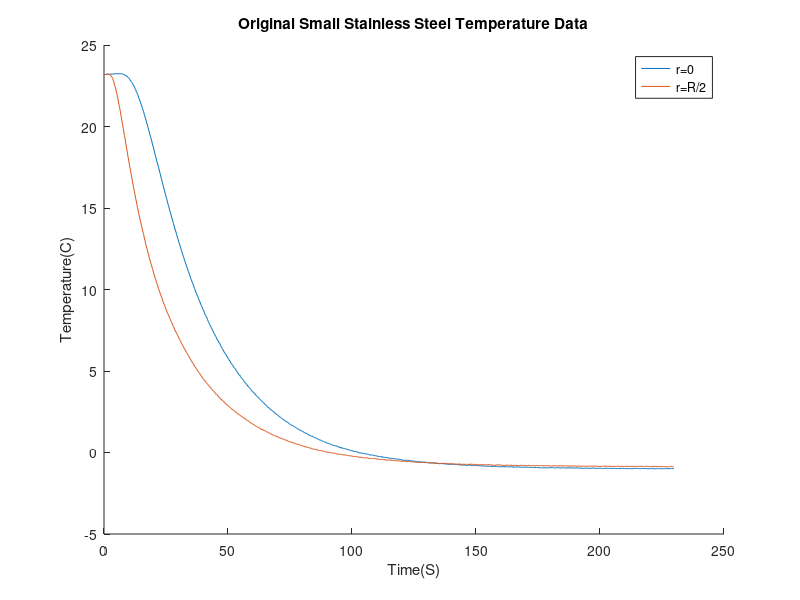
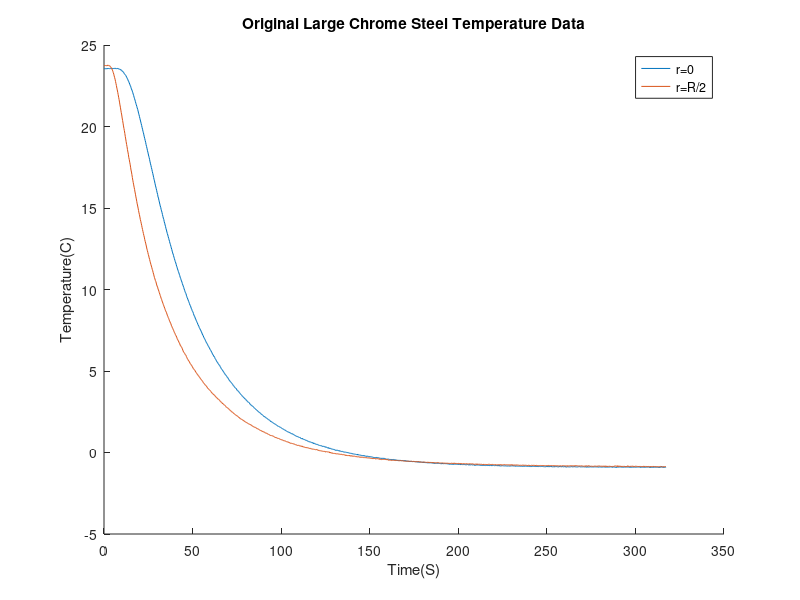
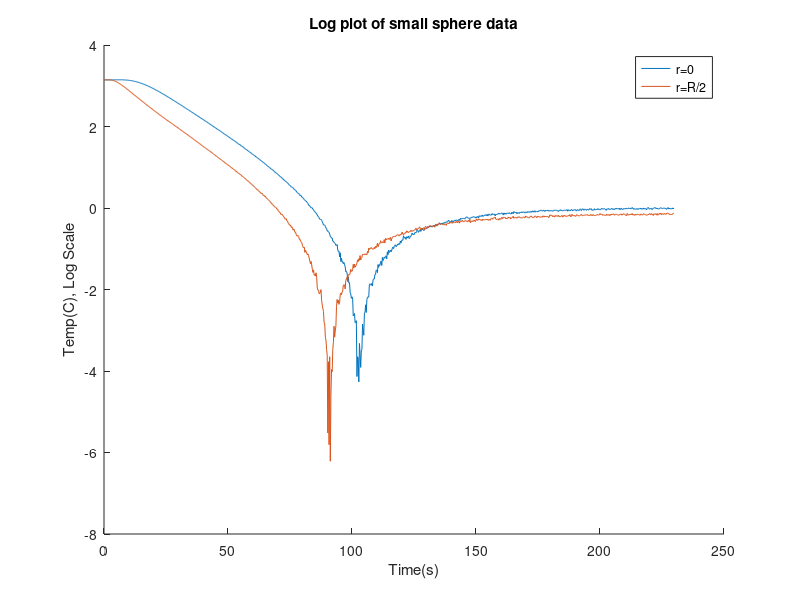
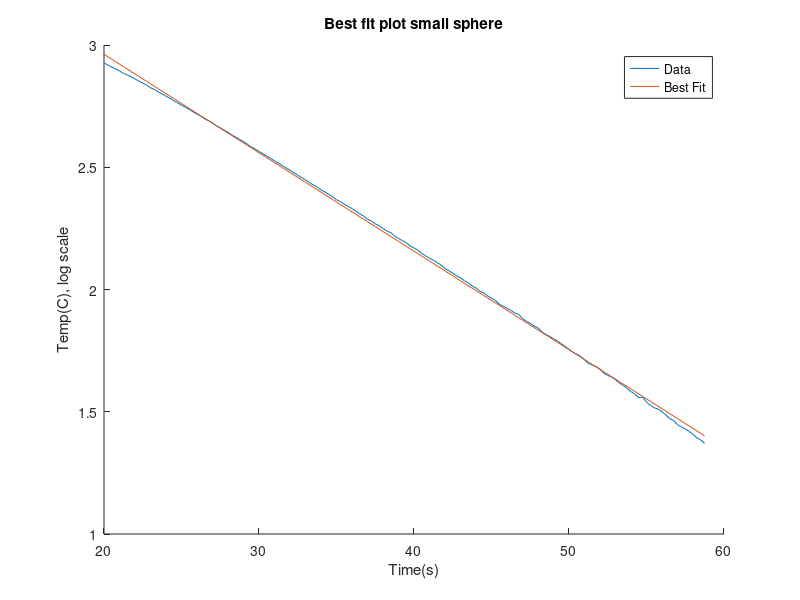

Here is the MATLAB script that generated these plots, in order:
%Cooling Sphere Fourier Project
%Author: Sage Herrin
%Created: 12/3/2018
%Modified: 12/3/2018

clear all; close all; clc
ice_bath_large_data = load('Ice_bath_large.txt');
ice_bath_small_data = load('Ice_bath_small.txt');
LN2_bath_small = load('LN2_bath_small.txt');
%Small stainless steel sphere
t = ice_bath_small_data(:,1);
alt_temp_data_small_bath = ice_bath_small_data(:,[2 3]);
alt_temp_data_small_bath = log(alt_temp_data_small_bath);

figure(1)
hold on
plot(ice_bath_small_data(:,1),ice_bath_small_data(:,2))
plot(ice_bath_small_data(:,1),ice_bath_small_data(:,3))
title('Original Small Stainless Steel Temperature Data')
xlabel('Time(S)')
ylabel('Temperature(C)')
legend('r=0','r=R/2')

figure(2)
hold on
plot(ice_bath_large_data(:,1),ice_bath_large_data(:,2))
plot(ice_bath_large_data(:,1),ice_bath_large_data(:,3))
title('Original Large Chrome Steel Temperature Data')
xlabel('Time(S)')
ylabel('Temperature(C)')
legend('r=0','r=R/2')

figure(3)
hold on
plot(t,alt_temp_data_small_bath(:,1))
plot(t,alt_temp_data_small_bath(:,2))
title('Log plot of small sphere data')
xlabel('Time(s)')
ylabel('Temp(C), Log Scale')
legend('r=0','r=R/2')
% plot(t,ice_bath_large_data(:,2))
% plot(t,ice_bath_large_data(:,3))

%Looking at linear sections of interest, outer thermocouple, time
%t=20-58.75 seconds
t_temp = ice_bath_small_data([81:236],1);
Temp_temp = log(ice_bath_small_data([81:236],2));
P1 = polyfit(t_temp,Temp_temp,1);
A1 = polyval(P1,t_temp);
figure(4)
hold on
plot(t_temp,Temp_temp)
plot(t_temp,A1)
title('Best fit plot small sphere')
xlabel('Time(s)')
ylabel('Temp(C), log scale')
legend('Data','Best Fit')
R_small = .0238; %radius of small sphere (stainless steel) in meters
K_SS = abs(P1(1)/((pi/R_small)^2)); %Thermal diffusivity stainless steel (SS) small sphere

%% Large chrome steel sphere
t = ice_bath_large_data(:,1);
alt_temp_data_large_bath = ice_bath_large_data(:,[2 3]);
alt_temp_data_large_bath = alt_temp_data_large_bath;
alt_temp_data_large_bath = log(alt_temp_data_large_bath);

figure(5)
hold on
plot(t,alt_temp_data_large_bath(:,1))
plot(t,alt_temp_data_large_bath(:,2))
title('Log plot of large sphere data')
xlabel('Time(s)')
ylabel('Temp(C), Log Scale')
legend('r=0','r=R/2')
t = ice_bath_large_data(:,1);
alt_temp_data_large_bath = ice_bath_large_data(:,[2 3]);
alt_temp_data_large_bath = log(alt_temp_data_large_bath);

%Looking at linear sections of interest, outer thermocouple, t = 18.75-75.25 seconds, 
t_temp = ice_bath_small_data([81:236],1);
Temp_temp = log(ice_bath_small_data([81:236],2));
P2 = polyfit(t_temp,Temp_temp,1);
A2 = polyval(P2,t_temp);
figure(6)
hold on
plot(t_temp,Temp_temp)
plot(t_temp,A2)
title('Best fit plot large sphere')
xlabel('Time(s)')
ylabel('Temp(C), log scale')
legend('Data','Best Fit')
R_large = .03125; %radius of small sphere (stainless steel) in meters
K_CS = abs(P2(1)/((pi/R_large)^2)); %Thermal diffusivity chrome steel (CS) large sphere

%Plotting a couple of modes of temp at r=0 and r = R/2 
%large sphere r = R/2
u = 0;
u_plot = 0;
t = 0:300;
n = 1:3;
k_large = 3.9843e-6;
R = .03125;%radius in meters
r = R/2;
for i = 1:length(t)
    u = 0;
    for j = 1:length(n)
        lambda = exp((-k_large*((n(j)*pi)/R)^2)*t(i));
%         u(j + 1) = u(j) + ((-44.5*R)/(pi*n(j))*cos(n(j)*pi)*lambda*sin((n(j)*pi*r)/R));
        u = u + ((-46.6*R)/(pi*n(j))*cos(n(j)*pi)*lambda*sin((n(j)*pi*r)/R));
    end
%     u = u(2:end);
    u = .2 + (1/r)*u;
    u_plot(i) = u;
end

figure(8)
hold on
plot(t,u_plot)
plot(ice_bath_large_data(:,1),ice_bath_large_data(:,2))
plot(ice_bath_large_data(:,1),ice_bath_large_data(:,3))
title('Numerical Approximation VS Data, Large Sphere r=R/2')
xlabel('Time(S)')
ylabel('Temperature(C)')
legend('Numerical model r=r/2','r=0','r=R/2')
%large sphere at r=0
u = 0;
u_plot = 0;
t = 0:300;
n = 1:30;
k_large = 3.3843e-6;
R = .03125;%radius in meters
r = 0;
for i = 1:length(t)
    u = 0;
    for j = 1:length(n)
        lambda = exp((-k_large*((n(j)*pi)/R)^2)*t(i));
%         u(j + 1) = u(j) + ((-44.5*R)/(pi*n(j))*cos(n(j)*pi)*lambda*sin((n(j)*pi*r)/R));
        u = u + (-46.6)/(n(j))*cos(n(j)*pi)*lambda;
    end
%     u = u(2:end);
    u = .2 + u;
    u_plot(i) = u;
end

figure(9)
hold on
plot(t,u_plot)
plot(ice_bath_large_data(:,1),ice_bath_large_data(:,2))
plot(ice_bath_large_data(:,1),ice_bath_large_data(:,3))
title('Numerical Approximation VS Data, Large Sphere r=0')
xlabel('Time(S)')
ylabel('Temperature(C)')
legend('Numerical Model r=0,k adjusted to 3.3843e-5','r=0','r=R/2')
%small sphere at r=R/2
u = 0;
u_plot = 0;
t = 0:300;
n = 1:3;
k_small = 2.811e-6; %2.311e-6
R = .0238125;%radius in meters
r = R/2;
for i = 1:length(t)
    u = 0;
    for j = 1:length(n)
        lambda = exp((-k_small*((n(j)*pi)/R)^2)*t(i));
%         u(j + 1) = u(j) + ((-44.5*R)/(pi*n(j))*cos(n(j)*pi)*lambda*sin((n(j)*pi*r)/R));
        u = u + ((-46.6*R)/(pi*n(j))*cos(n(j)*pi)*lambda*sin((n(j)*pi*r)/R));
    end
%     u = u(2:end);
    u = .2 + (1/r)*u;
    u_plot(i) = u;
end

figure(10)
hold on
plot(t,u_plot)
plot(ice_bath_small_data(:,1),ice_bath_small_data(:,2))
plot(ice_bath_small_data(:,1),ice_bath_small_data(:,3))
title('Numerial Model VS Data, Small Sphere R=r/2')
xlabel('Time(S)')
ylabel('Temperature(C)')
legend('Numerical Model r=r/2, k adjusted to 2.811e-5','r=0','r=R/2')
%small sphere r=0
u = 0;
u_plot = 0;
t = 0:300;
n = 1:3;
k_small = 2.311e-6;
R = .0238125;%radius in meters
r = 0;
for i = 1:length(t)
    u = 0;
    for j = 1:length(n)
        lambda = exp((-k_small*((n(j)*pi)/R)^2)*t(i));
%         u(j + 1) = u(j) + ((-44.5*R)/(pi*n(j))*cos(n(j)*pi)*lambda*sin((n(j)*pi*r)/R));
        u = u + (-46.6)/(n(j))*cos(n(j)*pi)*lambda;
    end
%     u = u(2:end);
    u = .2 + u;
    u_plot(i) = u;
end

figure(11)
hold on
plot(t,u_plot)
plot(ice_bath_small_data(:,1),ice_bath_small_data(:,2))
plot(ice_bath_small_data(:,1),ice_bath_small_data(:,3))
title('Numerical Model VS Data, Small Sphere R=0')
xlabel('Time(S)')
ylabel('Temperature(C)')
legend('Numerical Model r=0','r=0','r=R/2')
%Plot of two different regimes of LN2 bath
figure(7)
hold on
plot(LN2_bath_small(:,1),LN2_bath_small(:,2))
plot(LN2_bath_small(:,1),LN2_bath_small(:,3))
title('LN2 bath small sphere')
xlabel('Time(s)')
ylabel('Temp(C)')
legend('r=R/2','r=0')
%LN2 data split at t = 1000
t_temp = LN2_bath_small(:,1);
Temp_temp = log(abs(LN2_bath_small(:,[2:3])));
figure(12)
hold on
plot(t_temp,Temp_temp(:,1))
plot(t_temp,Temp_temp(:,2))
title('Log Plot of Small Sphere in LN2 Bath')
xlabel('Time(S)')
ylabel('Temperature(C),Log Scale')
legend('r=0','r=R/2')
%First regime        
t_temp = LN2_bath_small([365:1000],1);
Temp_temp = log(abs(LN2_bath_small([365:1000],2)));
P3 = polyfit(t_temp,Temp_temp,1);
A3 = polyval(P3,t_temp);
figure(13)
hold on
plot(t_temp,Temp_temp)
plot(t_temp,A3)
title('Best fit plot small sphere first region LN2')
xlabel('Time(s)')
ylabel('Temp(C), log scale')
legend('Data','Best Fit')
R_small = .0238125; %radius of small sphere (stainless steel) in meters
K_SS_LN2_R1 = abs(P3(1)/((pi/R_small)^2)); %Thermal diffusivity chrome steel (CS) large sphere
%Second Regime
t_temp = LN2_bath_small([1041:1101],1);
Temp_temp = log(abs(LN2_bath_small([1041:1101],2)));
P4 = polyfit(t_temp,Temp_temp,1);
A4 = polyval(P4,t_temp);
figure(14)
hold on
plot(t_temp,Temp_temp)
plot(t_temp,A4)
title('Best fit plot small sphere second region LN2')
xlabel('Time(s)')
ylabel('Temp(C), log scale')
legend('Data','Best Fit')
R_small = .0238125; %radius of small sphere (stainless steel) in meters
K_SS_LN2_R2 = abs(P4(1)/((pi/R_small)^2)); %Thermal diffusivity chrome steel (CS) large sphere

figure(15)
hold on
plot(ice_bath_large_data(:,1),ice_bath_large_data(:,2))
plot(ice_bath_large_data(:,1),ice_bath_large_data(:,3))
time_line = linspace(-5,10.0,numel(ice_bath_large_data(:,1)));
x1_temp = 30.5*ones(1,length(ice_bath_large_data(:,1)));
plot(x1_temp,time_line,'--r')
x3_temp = 45.25*ones(1,length(ice_bath_large_data(:,1)));
time_line_2 = linspace(-5,10,numel(ice_bath_large_data(:,1)));
x4_temp = linspace(0,45.25,numel(ice_bath_large_data(:,1)));
temp_line_2 = 10.0*ones(1,numel(ice_bath_large_data(:,1)));
plot(x3_temp,time_line_2,'--g')
plot(x4_temp,temp_line_2,'--b')
title('Temperature of Large Sphere Over Time')
xlabel('Time(S)')
ylabel('Temperture(C)')
legend('r=0','r=R/2')

figure(16)
hold on
plot(ice_bath_small_data(:,1),ice_bath_small_data(:,2))
plot(ice_bath_small_data(:,1),ice_bath_small_data(:,3))
x1_temp = 36.5*ones(1,length(ice_bath_small_data(:,1)));
time_line = linspace(-5,10,numel(ice_bath_small_data(:,1)));
plot(x1_temp,time_line,'--r')
x2_temp = 22*ones(1,length(ice_bath_small_data(:,1)));
time_line_2 = linspace(-5,10,numel(ice_bath_small_data(:,1)));
plot(x2_temp,time_line_2,'--g')
x3_temp = linspace(0,36.5,numel(ice_bath_small_data(:,1)));
temp_line =10.0*ones(1,numel(ice_bath_small_data(:,1)));
plot(x3_temp,temp_line,'--b')
title('Temperature of Small Sphere Over Time')
xlabel('Time(S)')
ylabel('Temperture(C)')
legend('r=0','r=R/2')
